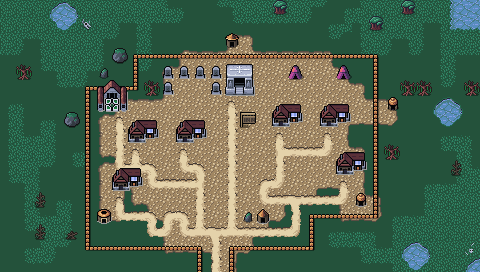

A 2D game scene composited from a Tiled map and its tileset images. What follows is a short description and the map's XML, with each tile layer's data collapsed to a summary:
An orthogonal 30x17 tile map with 16x16 px tiles, 4 tile layers (Background, Ground, Foreground, AboveSprites), 3 tilesets and 13 objects.

<map version="1.10" tiledversion="1.10.1" orientation="orthogonal" renderorder="right-down" width="30" height="17" tilewidth="16" tileheight="16" infinite="0" nextlayerid="6" nextobjectid="53">
 <editorsettings>
  <export target="wastetown..tmx" format="tmx" />
 </editorsettings>
 <tileset firstgid="1" source="../tileset/main.tsx" />
 <tileset firstgid="10113" source="../tileset/buildings.tsx" />
 <tileset firstgid="11905" source="../tileset/buildings-nocollide.tsx" />
 <layer id="1" name="Background" width="30" height="17">
  <data>[510 cells, 510 non-empty, 1 distinct tile ids]</data>
 </layer>
 <layer id="2" name="Ground" width="30" height="17">
  <data>[510 cells, 398 non-empty, 43 distinct tile ids]</data>
 </layer>
 <layer id="3" name="Foreground" width="30" height="17">
  <properties>
   <property name="spriteLayer" type="bool" value="true" />
  </properties>
  <data>[510 cells, 156 non-empty, 35 distinct tile ids]</data>
 </layer>
 <layer id="5" name="AboveSprites" width="30" height="17">
  <data>[510 cells, 24 non-empty, 12 distinct tile ids]</data>
 </layer>
 <objectgroup id="4" name="Objects">
  <object id="38" template="../obj/entry_up.tx" x="208" y="272" />
  <object id="41" template="../obj/shop.tx" x="129" y="146">
   <properties>
    <property name="commonShopList" value="Vampire,Zombie,Skeleton,Demon,Knight4Black,Rogue4Black,Sliver2Black" />
    <property name="mythicShopList" value="Planeswalker,WUBRG,Vehicle,Artifact,Equip,Wand" />
    <property name="rareShopList" value="Dimir,Rakdos,Orzhov,Golgari,Multicolor,Land4Black,Creature6Black,PhyrexianBlack" />
    <property name="uncommonShopList" value="Creature2Black,Creature,Black,Horrors,Insects,Spiders" />
   </properties>
  </object>
  <object id="42" template="../obj/shop.tx" x="177" y="145">
   <properties>
    <property name="commonShopList" value="Vampire,Zombie,Skeleton,Demon,Knight4Black,Rogue4Black,Sliver2Black" />
    <property name="mythicShopList" value="Planeswalker,WUBRG,Vehicle,Artifact,Equip,Wand" />
    <property name="rareShopList" value="Dimir,Rakdos,Orzhov,Golgari,Multicolor,Land4Black,Creature6Black,PhyrexianBlack" />
    <property name="uncommonShopList" value="Creature2Black,Creature,Black,Horrors,Insects,Spiders" />
   </properties>
  </object>
  <object id="43" template="../obj/shop.tx" x="321" y="129">
   <properties>
    <property name="commonShopList" value="Vampire,Zombie,Skeleton,Demon,Knight4Black,Rogue4Black,Sliver2Black" />
    <property name="mythicShopList" value="Planeswalker,WUBRG,Vehicle,Artifact,Equip,Wand" />
    <property name="rareShopList" value="Dimir,Rakdos,Orzhov,Golgari,Multicolor,Land4Black,Creature6Black,PhyrexianBlack" />
    <property name="uncommonShopList" value="Creature2Black,Creature,Black,Horrors,Insects,Spiders" />
   </properties>
  </object>
  <object id="44" template="../obj/shop.tx" x="114" y="194">
   <properties>
    <property name="commonShopList" value="Vampire,Zombie,Skeleton,Demon,Knight4Black,Rogue4Black,Sliver2Black" />
    <property name="mythicShopList" value="Planeswalker,WUBRG,Vehicle,Artifact,Equip,Wand" />
    <property name="rareShopList" value="Dimir,Rakdos,Orzhov,Golgari,Multicolor,Land4Black,Creature6Black,PhyrexianBlack" />
    <property name="uncommonShopList" value="Creature2Black,Creature,Black,Horrors,Insects,Spiders" />
   </properties>
  </object>
  <object id="45" template="../obj/shop.tx" x="273" y="130">
   <properties>
    <property name="commonShopList" value="Vampire,Zombie,Skeleton,Demon,Knight4Black,Rogue4Black,Sliver2Black" />
    <property name="mythicShopList" value="Planeswalker,WUBRG,Vehicle,Artifact,Equip,Wand" />
    <property name="rareShopList" value="Dimir,Rakdos,Orzhov,Golgari,Multicolor,Land4Black,Creature6Black,PhyrexianBlack" />
    <property name="uncommonShopList" value="Creature2Black,Creature,Black,Horrors,Insects,Spiders" />
   </properties>
  </object>
  <object id="46" template="../obj/shop.tx" x="337" y="177">
   <properties>
    <property name="commonShopList" value="Vampire,Zombie,Skeleton,Demon,Knight4Black,Rogue4Black,Sliver2Black" />
    <property name="mythicShopList" value="Planeswalker,WUBRG,Vehicle,Artifact,Equip,Wand" />
    <property name="rareShopList" value="Dimir,Rakdos,Orzhov,Golgari,Multicolor,Land4Black,Creature6Black,PhyrexianBlack" />
    <property name="uncommonShopList" value="Creature2Black,Creature,Black,Horrors,Insects,Spiders" />
   </properties>
  </object>
  <object id="47" template="../obj/inn.tx" x="230" y="98" />
  <object id="48" template="../obj/shop.tx" x="336" y="80">
   <properties>
    <property name="commonShopList" value="Swamp" />
    <property name="noRestock" type="bool" value="true" />
   </properties>
  </object>
  <object id="49" template="../obj/quest.tx" x="114" y="114">
   <properties>
    <property name="questtype" value="swamp_town_tribal" />
   </properties>
  </object>
  <object id="50" template="../obj/shardtrader.tx" x="288" y="82" />
  <object id="51" template="../obj/shop.tx" x="167" y="88">
   <properties>
    <property name="commonShopList" value="Vampire,Zombie,Skeleton,Demon,Knight4Black,Rogue4Black,Sliver2Black" />
    <property name="mythicShopList" value="Planeswalker,WUBRG,Vehicle,Artifact,Equip,Wand" />
    <property name="rareShopList" value="Dimir,Rakdos,Orzhov,Golgari,Multicolor,Land4Black,Creature6Black,PhyrexianBlack" />
    <property name="signXOffset" type="float" value="4" />
    <property name="uncommonShopList" value="Creature2Black,Creature,Black" />
   </properties>
  </object>
  <object id="52" template="../obj/shop.tx" x="201" y="88">
   <properties>
    <property name="commonShopList" value="Vampire,Zombie,Skeleton,Demon,Knight4Black,Rogue4Black,Sliver2Black" />
    <property name="mythicShopList" value="Planeswalker,WUBRG,Vehicle,Artifact,Equip,Wand" />
    <property name="rareShopList" value="Dimir,Rakdos,Orzhov,Golgari,Multicolor,Land4Black,Creature6Black,PhyrexianBlack" />
    <property name="signXOffset" type="float" value="-4" />
    <property name="uncommonShopList" value="Creature2Black,Creature,Black" />
   </properties>
  </object>
 </objectgroup>
</map>
